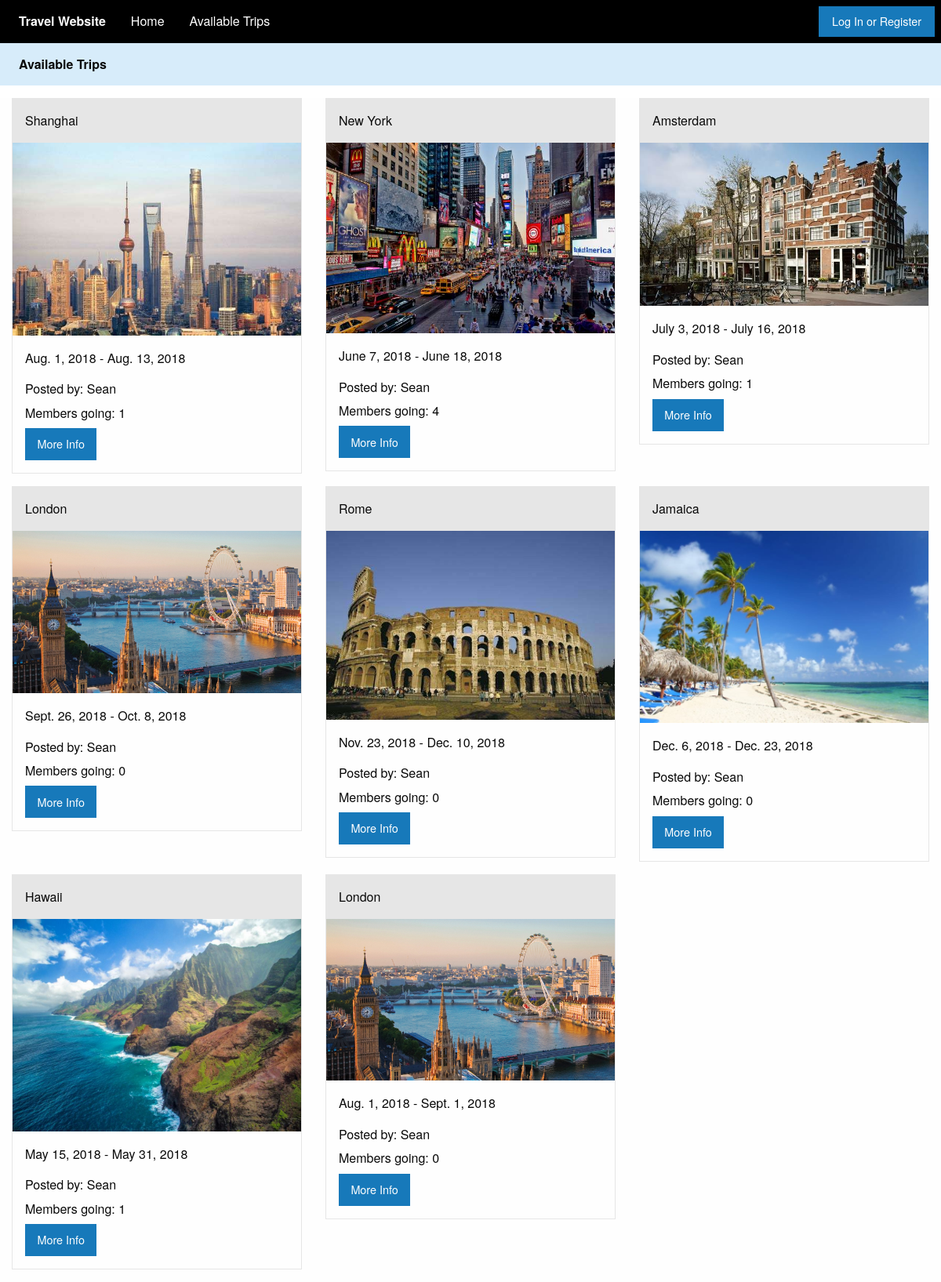
Before: /trips/ with the older database file.
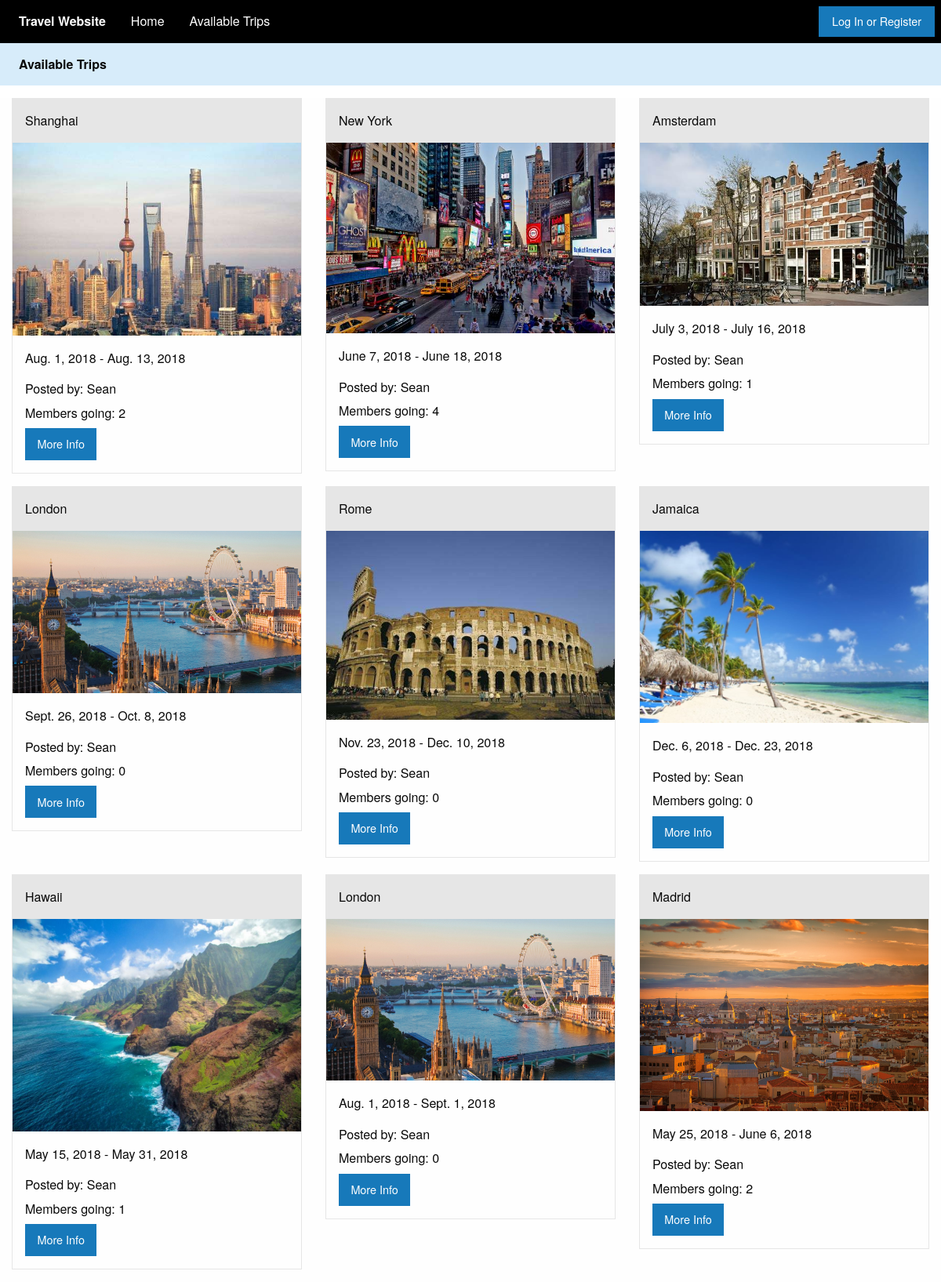
After: the same page with the newer database file.
### myapp/models.py (models this page shows, shortened)
class Trip(models.Model):
    name = models.CharField(max_length=40)
    description = models.CharField(max_length=1000)
    start_date = models.DateField()
    end_date = models.DateField()
    created_on = models.DateTimeField(auto_now_add=True, blank=True)
    author = models.ForeignKey(User, on_delete=models.CASCADE)
    image = models.ImageField(max_length = 150, upload_to='uploads/%Y/%M/%D')
    image_description = models.CharField(max_length=40)
    num_people = models.IntegerField(default=0)

### myapp/views.py (the view)
# urls.py: path('trips/', views.trips),
@csrf_exempt
def trips(request):
    trip_list = Trip.objects.all()
    context = {'trip_list':trip_list}
    return render(request, 'trips.html', context)

### myapp/templates/trips.html (shortened to what this page needs)
{% extends "base.html" %}
{% block body %}
<div class="top-bar" style="background-color:#d7ecfa">
  <div class="top-bar-left">
    <ul class="dropdown menu" style="background-color:#d7ecfa" data-dropdown-menu>
      <li class="menu-text" style="background-color:#d7ecfa">Available Trips</li>
    </ul>
  </div>
</div>
<div class="top-bar" style="background-color:#FFFFFF">
</div>
<div class="grid-container">
    <div class="grid-x grid-padding-x large-up-3 medium-up-2 small-up-1">
          {% for trip in trip_list %}
          <div class="cell">
            <div class="card">
              <div class="card-divider">{{ trip.name }}</div>
              <img src="{{ trip.image.url }}" alt="{{ trip.image_description }}" class="img-responsive img-rounded">
              <div class="card-section">
                <p>{{ trip.start_date }} - {{ trip.end_date }}</p>
                <h6>Posted by: {{ trip.author.first_name }}</h6>
                <h6>Members going: {{ trip.num_people }}</h6>
                <a id="{{ trip.id }}" {% if user.is_authenticated %}href="/trip_info{{ trip.id }}"{% else %}href="/login"{% endif %} method="GET" class="button">More Info</a>
              </div>
            </div>
          </div>
          {% endfor %}
    </div>
</div>
{% endblock %}

### myapp/templates/base.html (shortened to what this page needs)
{% load static %}
<!doctype html>
<html class="no-js" lang="en" dir="ltr">
  <head>
    <link rel="stylesheet" href="{% static "css/foundation.css" %}">
    <link rel="stylesheet" href="{% static "css/app.css" %}">
  </head>
  <body>
    <div class="top-bar" style="color:#FFFFFF; background-color:#000000">
      <div class="top-bar-left" style="color:#FFFFFF; background-color:#000000">
        <ul class="dropdown menu" data-dropdown-menu style="color:#FFFFFF; background-color:#000000">
          <li class="menu-text" style="color:#FFFFFF; background-color:#000000">Travel Website</li>
          <li><a href="/" style="color:#FFFFFF; background-color:#000000">Home</a></li>
          <li><a href="/trips/" style="color:#FFFFFF; background-color:#000000">Available Trips</a></li>
        </ul>
      </div>
      <div class="top-bar-right" style="color:#FFFFFF; background-color:#000000">
        <ul class="menu" style="color:#FFFFFF; background-color:#000000">
          {% if user.is_authenticated %}
          <li><a href="/profile/" style="color:#FFFFFF; background-color:#000000">Your Profile</a></li>
          <li><a href="/logout_view/" class="button expanded">Log Out</a></li>
          {% else %}
          <li><a href="/login/" class="button expanded">Log In or Register</a></li>
          {% endif %}
        </ul>
      </div>
    </div>
    {% block body %}
    {% endblock %}
  </body>
</html>

Changed rows visible on the page:
changed Trip "Shanghai": num_people "1" → "2"
added Trip: name "Madrid", image (picture), start_date "May 25, 2018", end_date "June 6, 2018", author.first_name "Sean", num_people "2"
